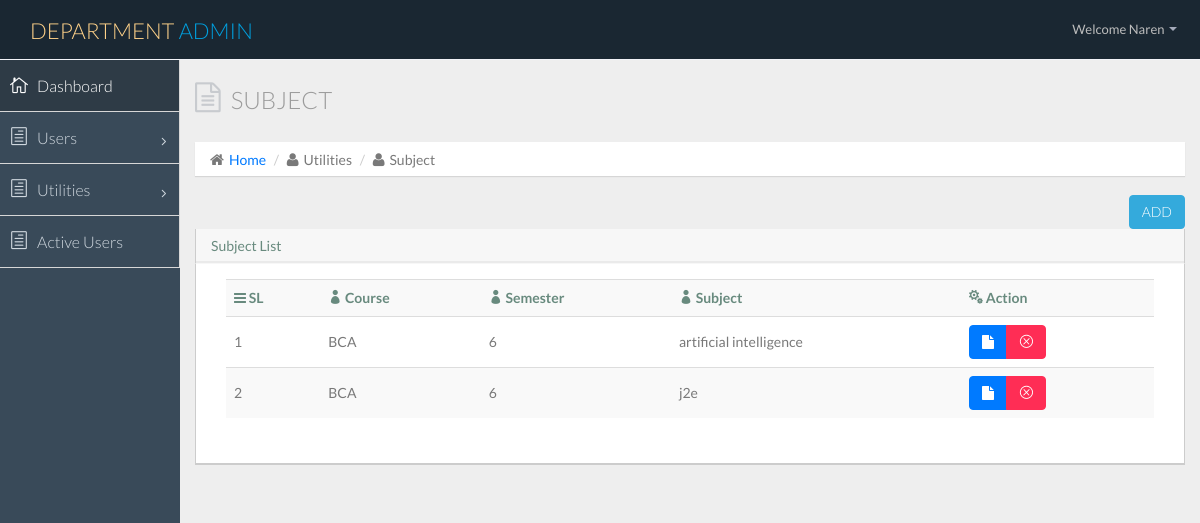
Page /subject.php?td=view (signed in) on the committed database.
### tables this page shows
CREATE TABLE IF NOT EXISTS `course` (
  `id` int(10) NOT NULL AUTO_INCREMENT,
  `dep_id` int(10) NOT NULL,
  `course` varchar(30) NOT NULL,
  PRIMARY KEY (`id`)
);

CREATE TABLE IF NOT EXISTS `semester` (
  `id` int(10) NOT NULL AUTO_INCREMENT,
  `semester` int(10) NOT NULL,
  PRIMARY KEY (`id`)
);

CREATE TABLE IF NOT EXISTS `subject` (
  `id` int(10) NOT NULL AUTO_INCREMENT,
  `course_id` int(10) NOT NULL,
  `semester` int(10) NOT NULL,
  `subject` varchar(50) NOT NULL,
  PRIMARY KEY (`id`)
);

### subject.php (the view, shortened to what this page needs)
<?php
include('DB/db.php');
?>
<?php include('includes/header.php');?>
      <section id="main-content">
          <section class="wrapper">
          	<div class="row">
				<div class="col-lg-12">
					<h3 class="page-header"><i class="fa fa-file-text-o"></i> Subject </h3>
					<ol class="breadcrumb">
						<li><i class="fa fa-home"></i><a href="index.html">Home</a></li>
						<li><i class="fa fa-user"></i>Utilities</li>
						<li><i class="fa fa-user"></i>Subject</li>
					</ol>
				</div>
			</div>
						<?php if(isset($_REQUEST['td']) && $_REQUEST['td']=='view'){?>
						<div class="row">
			                  <div class="col-lg-12">
			                  	<div class="row">
			                  		<div class="col-lg-12">
			                  	      <a class="btn btn-info" style="float:right;" href="subject.php?td=add">ADD</a>
			                  	    </div>
			                  </div>
			                      <section class="panel">
			                  		 <header class="panel-heading">
			                           Subject List
			                         </header>
			                         <div class="panel-body">
			                         	<div class="col-lg-12">
				                      <section class="panel">
				                            <table class="table table-striped table-advance table-hover">
				                              <tbody>
			                              <tr>
			                              	 <th><i class="fa fa-bars"></i> SL</th>
			                                 <th><i class="icon_profile"></i> Course</th>
                                       <th><i class="icon_profile"></i> Semester</th>
                                       <th><i class="icon_profile"></i> Subject</th>
                                       <th><i class="icon_cogs"></i> Action</th>
                                    </tr>
			                              <?php
                                    $query=mysqli_query($link,"SELECT s.subject,c.course,s.id,sm.semester FROM course c, subject s,semester sm WHERE c.id=s.course_id and sm.id=s.semester");
                                    $j=0;
                                    while($row=mysqli_fetch_assoc($query)){$j++;?>
			                              <tr>
			                              	 <td><?php echo $j;?></td>
			                              	 <td><?php echo $row['course'];?></td>
                                       <td><?php echo $row['semester'];?></td>
                                       <td><?php echo $row['subject'];?></td>
			                              	 <td>
			                              	 	<div class="btn-group">
			                                      <a class="btn btn-primary" href="subject.php?td=update&subject_id=<?php echo base64_encode($row['id']);?>"><i class="fa fa-file"></i></a>
			                                      <a class="btn btn-danger" href="includes/submit.php?subject_del&subject_id=<?php echo base64_encode($row['id']);?>"><i class="icon_close_alt2"></i></a>
			                                  	</div>
			                              	 </td>
			                              </tr>
			                              <?php }?>
			                           </tbody>
				                          </table>
				                      </section>
			                  </div>
			              </div>
			              <?php } else if(isset($_REQUEST['td']) && $_REQUEST['td']=='add'){?>
			              		<div class="row">
                  					<div class="col-lg-12">
                  						<div class="row">
					                  		<div class="col-lg-12">
					                  	      <a class="btn btn-info" style="float:right;" href="subject.php?td=view">VIEW</a>
					                  	    </div>
			                 			 </div>
                   					   <section class="panel">
                     					     <header class="panel-heading">
                      					       Add Subject
                      					    </header>
                       			    <div class="panel-body">
                       			    	<span style="font-size:16px;color:#F00;"><?php if(isset($_REQUEST['token']) && $_REQUEST['token']=='n'){
                       			    		echo "Subject Not Inserted !!!";
                       			    	} else if(isset($_REQUEST['token']) && $_REQUEST['token']=='y'){echo "Inserted Successfully !!!";}?></span>
                       		           <form class="form-horizontal" method="POST" action="includes/submit.php">
                       		           		<div class="form-group">
                                      			<label class="col-sm-2 control-label">Course</label>
                                     			    <div class="col-sm-6">
                                          				<select name="course" class="form-control m-bot15">
                                          					<option value="">-- Choose Course --</option>
                                          					<?php
		                                 			 		    $course_query = mysqli_query($link,"SELECT * FROM course");
		                                 			 		    while($course_res = mysqli_fetch_assoc($course_query)){?>
		                                 			 		    <option value="<?php echo $course_res['id'];?>"><?php echo $course_res['course'];?></option>
		                                 			 		<?php }?>
                                          				</select>
                                     				 </div>
                                        </div>
                                     		<div class="form-group">
                                            <label class="col-sm-2 control-label">Semester</label>
                                              <div class="col-sm-6">
                                                  <select name="semester" class="form-control m-bot15">
                                                    <option value="">-- Choose Semester --</option>
                                                    <?php
                                                  $sem_query = mysqli_query($link,"SELECT * FROM semester");
                                                  while($sem_res = mysqli_fetch_assoc($sem_query)){?>
                                                  <option value="<?php echo $sem_res['id'];?>"><?php echo $sem_res['semester'];?></option>
                                              <?php }?>
                                                  </select>
                                             </div>
                                 			 </div>
                       		           		<div class="form-group">
                                      			<label class="col-sm-2 control-label">Subject</label>
                                     			    <div class="col-sm-6">
                                          				<input type="text" name="subject" class="form-control">
                                     				 </div>
                                 			 </div>
                                 			 <div class="form-group">
                                 			 	 <div class="col-lg-offset-2 col-lg-10">
                                          				<button type="submit" name="subject_submit" class="btn btn-danger">Submit</button>
                                      				</div>
                                 			 </div>
                       		           </form>
                       		        </div>
                       		    </div>
			              <?php }  else if(isset($_REQUEST['td']) && $_REQUEST['td']=='update'){
			              	    $subject_id = '';
			              	    if(isset($_REQUEST['subject_id']))
			              	    {
			              	    	 $subject_id = base64_decode($_REQUEST['subject_id']);
			              	    }
                                $result = '';
                                $query=mysqli_query($link,"SELECT * FROM subject WHERE id='$subject_id'");
                                while($res=mysqli_fetch_assoc($query))
                                {
                                	$sub = $res['subject'];
                                	$course = $res['course_id'];
                                  $sem = $res['semester'];
                                }
			              	?>
			              		<div class="row">
                  					<div class="col-lg-12">
                  						<div class="row">
					                  		<div class="col-lg-12">
					                  	      <a class="btn btn-info" style="float:right;" href="subject.php?td=view">VIEW</a>
					                  	    </div>
			                 			 </div>
                   					   <section class="panel">
                     					     <header class="panel-heading">
                      					       Add Subjects
                      					    </header>
                       			    <div class="panel-body">
                       			    	<span style="font-size:16px;color:#F00;"><?php if(isset($_REQUEST['token']) && $_REQUEST['token']=='y'){echo "Updated Successfully !!!";}?></span>
                       		           <form class="form-horizontal" method="POST" action="includes/submit.php">
                       		                <div class="form-group">
                                      			<label class="col-sm-2 control-label">Course</label>
                                     			    <div class="col-sm-6">
                                          				<select name="course" class="form-control m-bot15">
                                          					<?php
		                                 			 		    $course_query = mysqli_query($link,"SELECT * FROM course");
		                                 			 		    while($course_res = mysqli_fetch_assoc($course_query)){?>
		                                 			 		    <option value="<?php echo $course_res['id'];?>" <?php if($course_res['id'] == $course){echo "selected";}?>><?php echo $course_res['course'];?></option>
		                                 			 		<?php }?>
                                          				</select>
                                     				 </div>
                                          </div>
                                     		<div class="form-group">
                                            <label class="col-sm-2 control-label">Semester</label>
                                              <div class="col-sm-6">
                                                  <select name="semester" class="form-control m-bot15">
                                                    <option value="">-- Choose Semester --</option>
                                                    <?php
                                                  $sem_query = mysqli_query($link,"SELECT * FROM semester");
                                                  while($sem_res = mysqli_fetch_assoc($sem_query)){?>
                                                  <option value="<?php echo $sem_res['id'];?>" <?php if($sem_res['id'] == $sem){echo "selected";}?>><?php echo $sem_res['semester'];?></option>
                                              <?php }?>
                                                  </select>
                                             </div>
                                       </div>
                       		           		<div class="form-group">
                                      			<label class="col-sm-2 control-label">Subject</label>
                                     			    <div class="col-sm-6">
                                          				<input type="text" name="subject" value="<?php echo $sub;?>" class="form-control">
                                          				<input type="hidden" name="subject_id" value="<?php echo $subject_id;?>"/>
                                     				 </div>
                                 			 </div>
                                 			 <div class="form-group">
                                 			 	 <div class="col-lg-offset-2 col-lg-10">
                                          				<button type="submit" name="subject_update" class="btn btn-danger">Update</button>
                                      				</div>
                                 			 </div>
                       		           </form>
                       		        </div>
                       		    </div>
			              <?php }?>
                         </div>
                      </section>
          </section>
      </section>
<?php include('includes/footer.php');?>
</html>

### rows in the picture
course: course "BCA", semester.semester "6", subject.subject "artificial intelligence", subject.subject "j2e"

### other values in the picture
$_SESSION['dep_admin_name'] "Naren"
